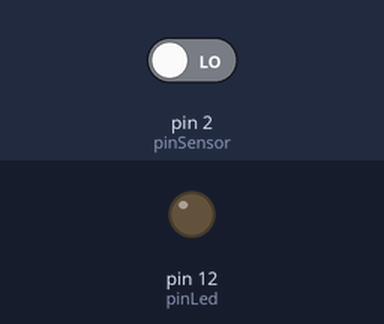
The sketch below on a simulated Arduino Nano, built with avr-gcc and run on an emulated ATmega328P. On the bench: output pins drawn as LEDs (lit = HIGH). The inputs (shaded band) are chosen by the test bench; at power-on: pin 2 (pinSensor) LOW.

Above: at 1.2 s.
1.3 s: pin 2 (pinSensor) driven HIGH
At 2.3 s:
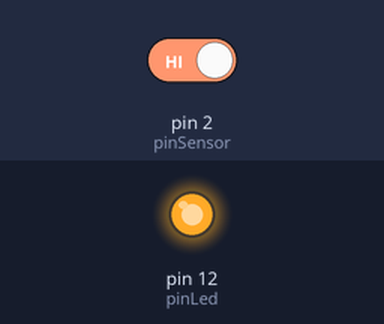
2.8 s: pin 2 (pinSensor) driven LOW
At 3.5 s:
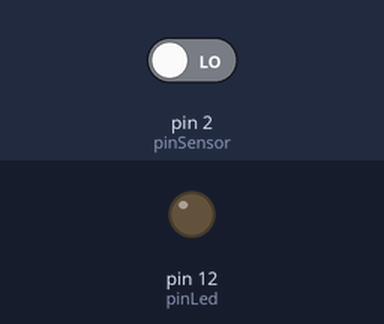
Timing chart, 0 to 5.8 s (numbered marks = the images above; inputs shaded):
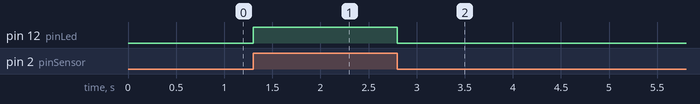

The sketch:

Codigo_01.ino
```cpp
const int pinSensor = 2; // Pino do sensor conectado a porta digital 2 do Arduino Nano.

const int pinLed = 12; // Pino do led está conectado a porta digital 12 do Arduino Nano.


void setup() {

  pinMode(pinSensor, INPUT); // O pino do sensor foi definido como entrada.

  pinMode(pinLed, OUTPUT); // O pino do led foi definido como saída.

}


void loop() {

  if (digitalRead(pinSensor) == HIGH){ //Quando o sensor for tocado, a leitura é HIGH.

    digitalWrite(pinLed, HIGH); // O led acende enquanto estamos tocando o sensor.

  }

  else{

    digitalWrite(pinLed,LOW); // O led é desligado

  }

}
```

Measured:
- after the input at 1.3 s, pin 12 (pinLed): LOW → HIGH at once
- after the input at 2.8 s, pin 12 (pinLed): HIGH → LOW at once
